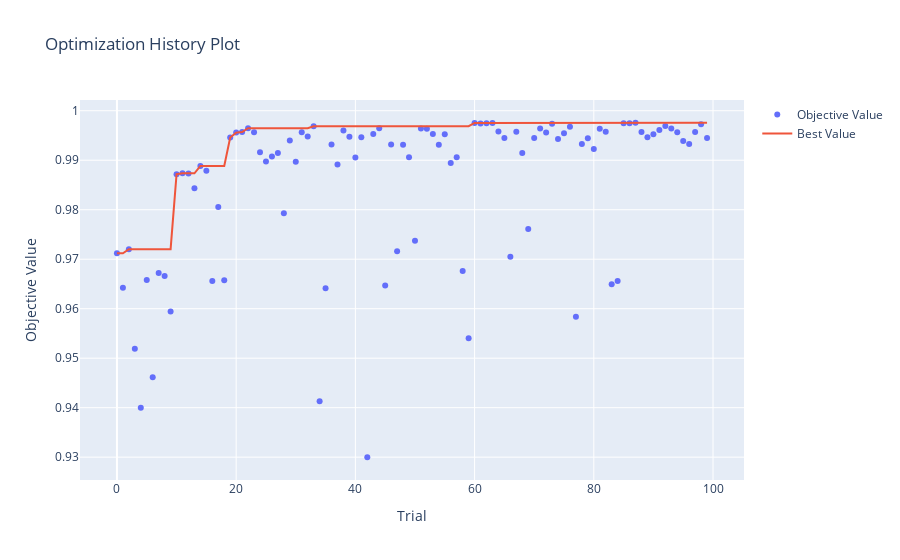

Notebook cell for this chart:
### Code cell
import optuna.visualization as vis
vis.plot_optimization_history(study)
